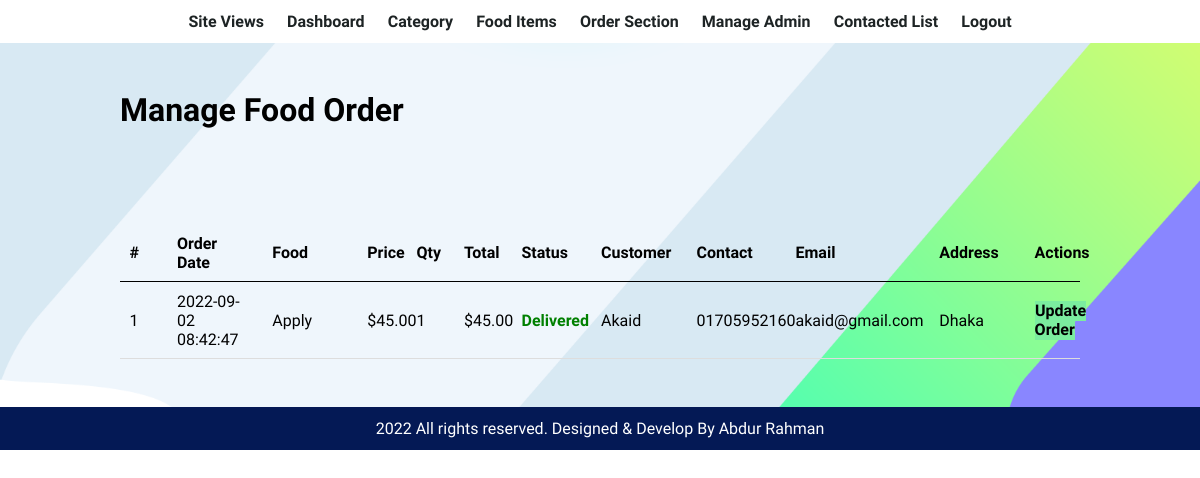
Page /admin/manage-order.php (signed in) on the committed database.
### tables this page shows
CREATE TABLE `tbl_order` (
  `id` int(10) UNSIGNED NOT NULL,
  `food` varchar(150) NOT NULL,
  `price` decimal(10,2) NOT NULL,
  `qty` int(11) NOT NULL,
  `total` decimal(10,2) NOT NULL,
  `order_date` datetime NOT NULL,
  `status` varchar(50) NOT NULL,
  `customer_name` varchar(150) NOT NULL,
  `customer_contact` varchar(20) NOT NULL,
  `customer_email` varchar(150) NOT NULL,
  `customer_address` varchar(255) NOT NULL
);

### admin/manage-order.php (the view, shortened to what this page needs)
<?php include('partials/menu.php'); ?>
<div class="main-content">
    <div class="wrapper">
        <h1>Manage Food Order</h1>
                <br /><br /><br />
                <br><br>
                <table class="tbl-full">
                    <tr>
                        <th width="5%">#</th>
                        <th width="10%">Order Date</th>
                        <th width="10%">Food</th>
                        <th width="5%">Price</th>
                        <th width="5%">Qty</th>
                        <th width="6%">Total</th>
                        <th width="8%">Status</th>
                        <th width="10%">Customer</th>
                        <th width="10%">Contact</th>
                        <th width="15%">Email</th>
                        <th width="10%">Address</th>
                        <th>Actions</th>
                    </tr>
                    <?php
                        $sql = "SELECT * FROM tbl_order ORDER BY id DESC";
                        $res = mysqli_query($conn, $sql);
                        $count = mysqli_num_rows($res);
                        $sn = 1;
                        if($count>0)
                        {
                            while($row=mysqli_fetch_assoc($res))
                            {
                                $id = $row['id'];
                                $food = $row['food'];
                                $price = $row['price'];
                                $qty = $row['qty'];
                                $total = $row['total'];
                                $order_date = $row['order_date'];
                                $status = $row['status'];
                                $customer_name = $row['customer_name'];
                                $customer_contact = $row['customer_contact'];
                                $customer_email = $row['customer_email'];
                                $customer_address = $row['customer_address'];
                                ?>
                                    <tr>
                                        <td><?php echo $sn++; ?> </td>
                                        <td><?php echo $order_date; ?></td>
                                        <td><?php echo $food; ?></td>
                                        <td><?php echo '$'.$price; ?></td>
                                        <td><?php echo $qty; ?></td>
                                        <td><?php echo '$'.$total; ?></td>
                                        <td>
                                            <?php
                                                if($status=="Ordered")
                                                {
                                                    echo "<label style='color: blue;'>$status</label>";
                                                }
                                                elseif($status=="On Delivery")
                                                {
                                                    echo "<label style='color: orange;'>$status</label>";
                                                }
                                                elseif($status=="Delivered")
                                                {
                                                    echo "<label style='color: green;'><b>$status</b></label>";
                                                }
                                                elseif($status=="Cancelled")
                                                {
                                                    echo "<label style='color: red;'>$status</label>";
                                                }
                                            ?>
                                        </td>
                                        <td><?php echo $customer_name; ?></td>
                                        <td><?php echo $customer_contact; ?></td>
                                        <td><?php echo $customer_email; ?></td>
                                        <td><?php echo $customer_address; ?></td>
                                        <td>
                                            <a href="<?php echo SITEURL; ?>admin/update-order.php?id=<?php echo $id; ?>" class="btn-secondary">Update Order</a>
                                        </td>
                                    </tr>
                                <?php
                            }
                        }
                        else
                        {
                            echo "<tr><td colspan='12' class='error'>Orders not Available</td></tr>";
                        }
                    ?>
                </table>
    </div>
</div>
<?php include('partials/footer.php'); ?>

### css/admin.css (style rules this page uses)
* { margin: 0 0; padding: 0 0; font-family: 'Rajdhani', sans-serif; }
.wrapper { padding: 1%; width: 80%; margin: 0 auto; }
.tbl-full { width: 100%; }
table { border-collapse: collapse; width: 100%; }
th, td { padding: 8px; text-align: left; border-bottom: 1px solid #ddd; }
table tr th { border-bottom: 1px solid black; padding: 1%; text-align: left; }
table tr td { padding: 1%; }
.btn-secondary { background-color: #7bed9f; padding: 1%; color: black; text-decoration: none; font-weight: bold; }
.main-content { background-image: url('../images/banner-bg.png'); background-position: center; background-size: cover; background-repeat: no-repeat; padding: 3% 0; }
label { padding: 12px 12px 12px 0; display: inline-block; }

### rows in the picture
tbl_order: order_date "2022-09-02 08:42:47", food "Apply", price "45.00", qty "1", total "45.00", status "Delivered", customer_name "Akaid", customer_contact "01705952160", customer_email "akaid@gmail.com", customer_address "Dhaka"
